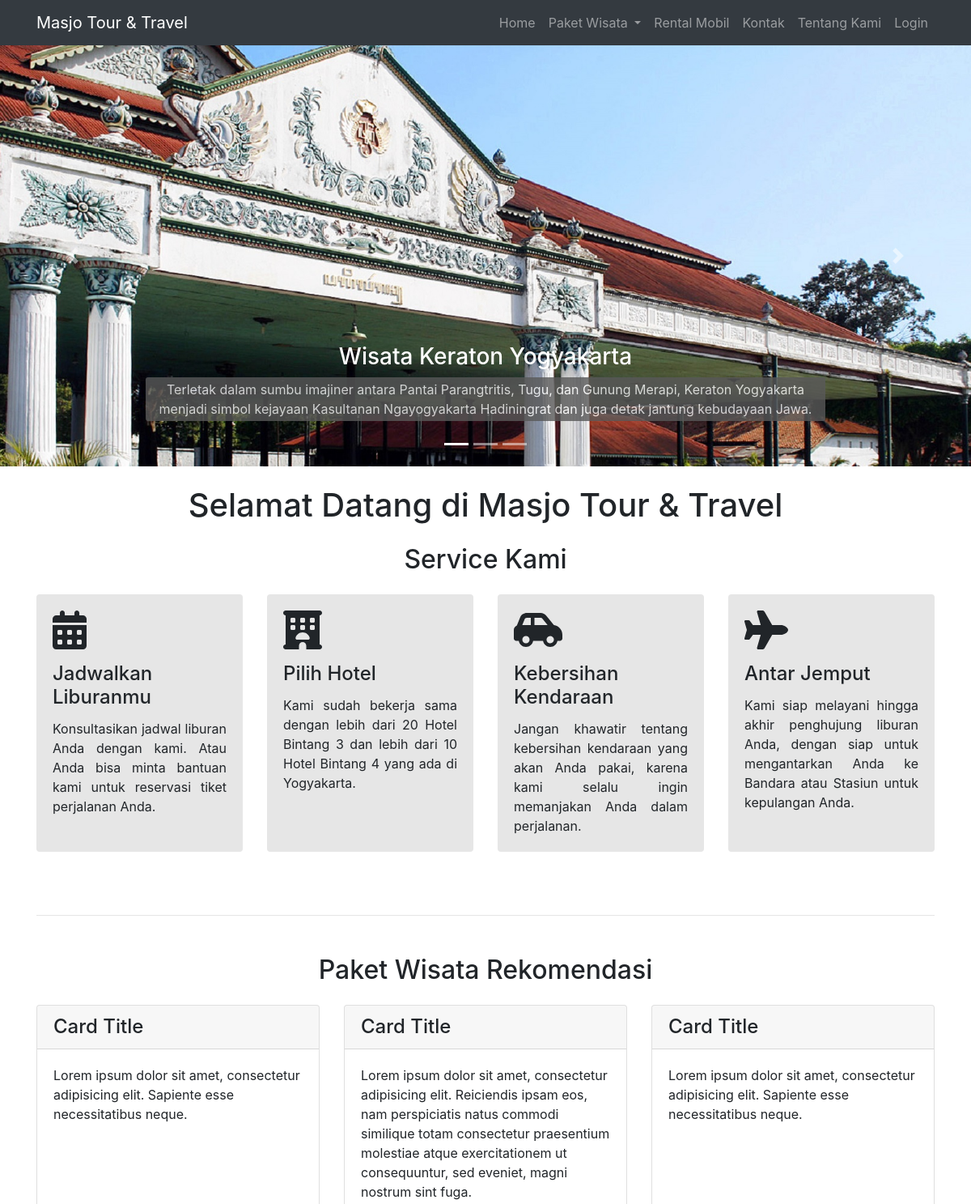
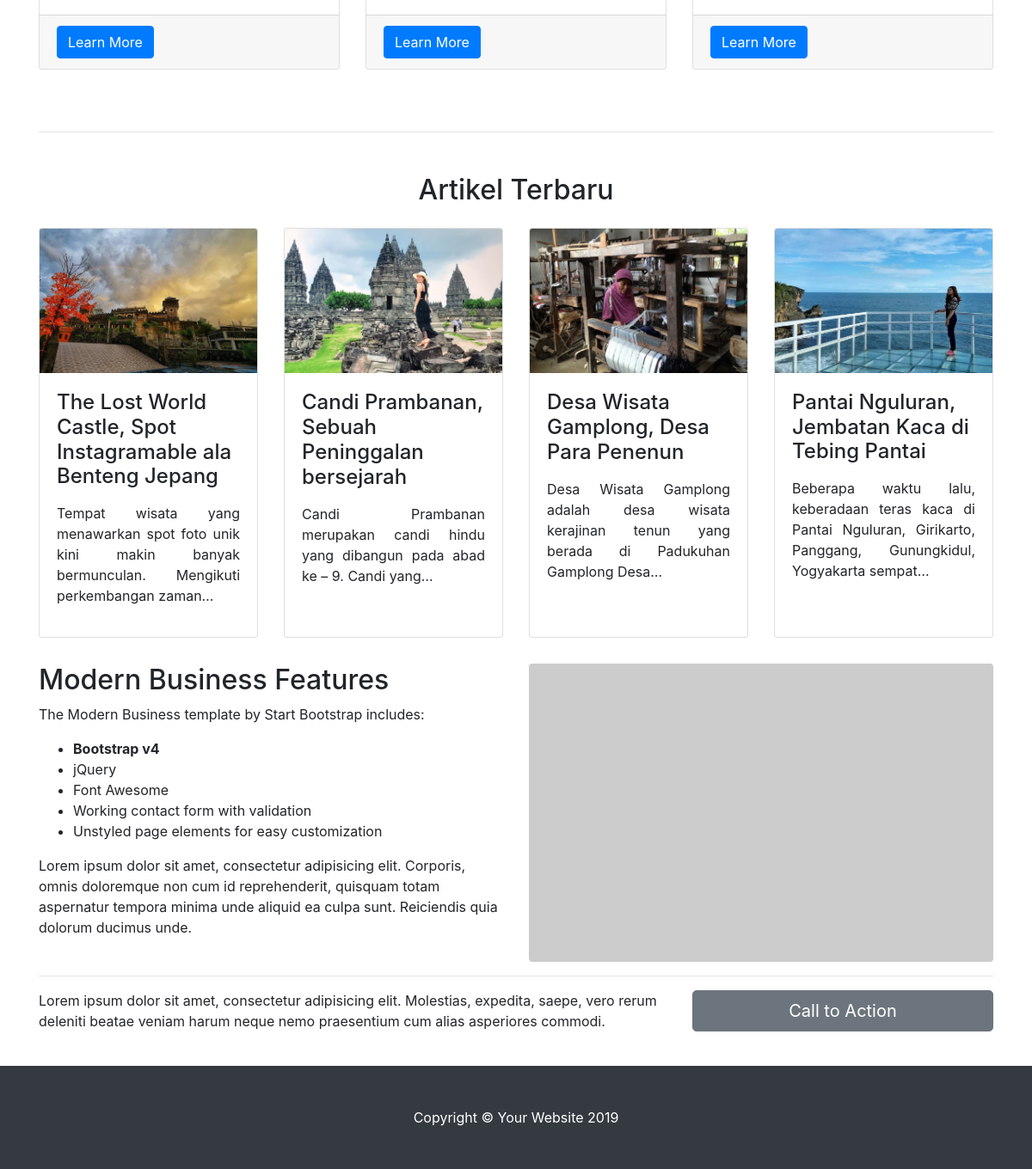
The page /index.php/customer/dashboard on the database its author committed (2 pictures, top to bottom).
### tables this page shows
CREATE TABLE `tb_berita` (
  `id_berita` int(11) NOT NULL,
  `judul_berita` varchar(120) NOT NULL,
  `foto` varchar(120) DEFAULT NULL,
  `foto2` varchar(120) DEFAULT NULL,
  `isi_berita` longtext NOT NULL,
  `isi_berita2` longtext DEFAULT NULL,
  `tgl_posting` date NOT NULL DEFAULT current_timestamp()
);

### application/controllers/customer/dashboard.php (called while the page is built)
<?php
    class Dashboard extends CI_Controller{
        public function index()
        {
            $config['total_rows'] 	= $this->db->count_all('tb_berita');
			$config['per_page']		= 4;
            $data['berita'] = $this->berita_model->tampil_data_limit('tb_berita', $config['per_page'])->result();
            $data['profil'] = $this->db->get_where('tb_user', ['email' => $this->session->userdata('email')])->row_array();
            $this->load->view('templates_cust/header');
            $this->load->view('templates_cust/sidebar', $data);
            $this->load->view('customer/dashboard', $data);
            $this->load->view('templates_cust/footer');
        }
    }
?>

### index.php (called while the page is built, shortened)
<?php
require_once BASEPATH.'core/CodeIgniter.php';

### application/config/config.php (called while the page is built, shortened)
<?php
$config['base_url'] = 'http://localhost/masjo_tnt/';
$config['index_page'] = 'index.php';
$config['uri_protocol']	= 'REQUEST_URI';
$config['url_suffix'] = '';
$config['language']	= 'english';
$config['charset'] = 'UTF-8';
$config['enable_hooks'] = FALSE;
$config['subclass_prefix'] = 'MY_';
$config['composer_autoload'] = FALSE;
$config['permitted_uri_chars'] = 'a-z 0-9~%.:_\-';
$config['enable_query_strings'] = FALSE;
$config['controller_trigger'] = 'c';
$config['function_trigger'] = 'm';
$config['directory_trigger'] = 'd';
$config['allow_get_array'] = TRUE;
$config['log_threshold'] = 0;
$config['log_path'] = '';
$config['log_file_extension'] = '';
$config['log_file_permissions'] = 0644;
$config['log_date_format'] = 'Y-m-d H:i:s';
$config['error_views_path'] = '';
$config['cache_path'] = '';
$config['cache_query_string'] = FALSE;
$config['encryption_key'] = '';
$config['sess_driver'] = 'files';
$config['sess_cookie_name'] = 'ci_session';
$config['sess_expiration'] = 7200;
$config['sess_save_path'] = NULL;
$config['sess_match_ip'] = FALSE;
$config['sess_time_to_update'] = 300;
$config['sess_regenerate_destroy'] = FALSE;
$config['cookie_prefix']	= '';
$config['cookie_domain']	= '';
$config['cookie_path']		= '/';
$config['cookie_secure']	= FALSE;
$config['cookie_httponly'] 	= FALSE;
$config['standardize_newlines'] = FALSE;
$config['global_xss_filtering'] = FALSE;
$config['csrf_protection'] = FALSE;
$config['csrf_token_name'] = 'csrf_test_name';
$config['csrf_cookie_name'] = 'csrf_cookie_name';
$config['csrf_expire'] = 7200;
$config['csrf_regenerate'] = TRUE;
$config['csrf_exclude_uris'] = array();
$config['compress_output'] = FALSE;
$config['time_reference'] = 'local';
$config['rewrite_short_tags'] = FALSE;
$config['proxy_ips'] = '';

### application/models/berita_model.php (called while the page is built, shortened)
<?php
	class Berita_model extends CI_Model{
		public function tampil_data_limit($table, $limit)
		{
			$this->db->order_by('id_berita','DESC');
			return $this->db->get($table, $limit);
		}
	}
 ?>

### application/views/customer/dashboard.php (the view, shortened to what this page needs)
<header>
    <div id="carouselExampleIndicators" class="carousel slide" data-ride="carousel">
      <ol class="carousel-indicators">
        <li data-target="#carouselExampleIndicators" data-slide-to="0" class="active"></li>
        <li data-target="#carouselExampleIndicators" data-slide-to="1"></li>
        <li data-target="#carouselExampleIndicators" data-slide-to="2"></li>
      </ol>
      <div class="carousel-inner" role="listbox">
        <div class="carousel-item active" style="background-image: url('<?php echo base_url() ?>/assets/assets_cust/img/base/slide1.jpg')">
          <div class="carousel-caption d-none d-md-block">
            <h3>Wisata Keraton Yogyakarta</h3>
            <p class="opacity">Terletak dalam sumbu imajiner antara Pantai Parangtritis, Tugu, dan Gunung Merapi, Keraton Yogyakarta menjadi simbol kejayaan Kasultanan Ngayogyakarta Hadiningrat dan juga detak jantung kebudayaan Jawa.</p>
          </div>
        </div>
      </div>
      <a class="carousel-control-prev" href="#carouselExampleIndicators" role="button" data-slide="prev">
        <span class="carousel-control-prev-icon" aria-hidden="true"></span>
      </a>
      <a class="carousel-control-next" href="#carouselExampleIndicators" role="button" data-slide="next">
        <span class="carousel-control-next-icon" aria-hidden="true"></span>
      </a>
    </div>
  </header>
  <div class="container">
    <h1 class="my-4 text-center">Selamat Datang di Masjo Tour & Travel</h1>
    <h2 class="mb-4 text-center">Service Kami</h2>
    <div class="row">
      <div class="col-lg-3 col-sm-6 portfolio-item">
        <div class="card h-100" style="background-color: #e6e6e6; border-style: none;">
          <div class="card-body">
            <i class="fas fa-calendar-alt fa-3x mb-3"></i>
            <h4 class="card-title">
                Jadwalkan Liburanmu
            </h4>
            <p class="card-text" align="justify">Konsultasikan jadwal liburan Anda dengan kami. Atau Anda bisa minta bantuan kami untuk reservasi tiket perjalanan Anda.</p>
          </div>
        </div>
      </div>
      <div class="col-lg-3 col-sm-6 portfolio-item">
        <div class="card h-100" style="background-color: #e6e6e6; border-style: none;">
          <div class="card-body">
            <i class="fas fa-hotel fa-3x mb-3"></i>
            <h4 class="card-title">
                Pilih Hotel
            </h4>
            <p class="card-text" align="justify">Kami sudah bekerja sama dengan lebih dari 20 Hotel Bintang 3 dan lebih dari 10 Hotel Bintang 4 yang ada di Yogyakarta.</p>
          </div>
        </div>
      </div>
      <div class="col-lg-3 col-sm-6 portfolio-item">
        <div class="card h-100" style="background-color: #e6e6e6; border-style: none;">
          <div class="card-body">
            <i class="fas fa-car-side fa-3x mb-3"></i>
            <h4 class="card-title">
                Kebersihan Kendaraan
            </h4>
            <p class="card-text" align="justify">Jangan khawatir tentang kebersihan kendaraan yang akan Anda pakai, karena kami selalu ingin memanjakan Anda dalam perjalanan.</p>
          </div>
        </div>
      </div>
      <div class="col-lg-3 col-sm-6 portfolio-item">
        <div class="card h-100" style="background-color: #e6e6e6; border-style: none;">
          <div class="card-body">
            <i class="fas fa-plane fa-3x mb-3"></i>
            <h4 class="card-title">
                Antar Jemput
            </h4>
            <p class="card-text" align="justify">Kami siap melayani hingga akhir penghujung liburan Anda, dengan siap untuk mengantarkan Anda ke Bandara atau Stasiun untuk kepulangan Anda.</p>
          </div>
        </div>
      </div>
    </div>
    <hr class="mt-5 mb-5">
    <h2 class="mb-4 text-center">Paket Wisata Rekomendasi</h2>
    <div class="row">
      <div class="col-lg-4 mb-4">
        <div class="card h-100">
          <h4 class="card-header">Card Title</h4>
          <div class="card-body">
            <p class="card-text">Lorem ipsum dolor sit amet, consectetur adipisicing elit. Sapiente esse necessitatibus neque.</p>
          </div>
          <div class="card-footer">
            <a href="#" class="btn btn-primary">Learn More</a>
          </div>
        </div>
      </div>
      <div class="col-lg-4 mb-4">
        <div class="card h-100">
          <h4 class="card-header">Card Title</h4>
          <div class="card-body">
            <p class="card-text">Lorem ipsum dolor sit amet, consectetur adipisicing elit. Reiciendis ipsam eos, nam perspiciatis natus commodi similique totam consectetur praesentium molestiae atque exercitationem ut consequuntur, sed eveniet, magni nostrum sint fuga.</p>
          </div>
          <div class="card-footer">
            <a href="#" class="btn btn-primary">Learn More</a>
          </div>
        </div>
      </div>
      <div class="col-lg-4 mb-4">
        <div class="card h-100">
          <h4 class="card-header">Card Title</h4>
          <div class="card-body">
            <p class="card-text">Lorem ipsum dolor sit amet, consectetur adipisicing elit. Sapiente esse necessitatibus neque.</p>
          </div>
          <div class="card-footer">
            <a href="#" class="btn btn-primary">Learn More</a>
          </div>
        </div>
      </div>
    </div>
    <hr class="mt-5 mb-5">
    <h2 class="mb-4 text-center">Artikel Terbaru</h2>
    <div class="row">
      <?php foreach ($berita as $brt) : ?>
      <div class="col-lg-3 col-sm-6 portfolio-item">
        <div class="card h-100">
          <a href="#"><img class="card-img-top" src="<?php echo base_url().'/assets/assets_cust/img/uploads/'.$brt->foto ?>" alt=""></a>
          <div class="card-body">
            <h4 class="card-title">
              <?php echo $brt->judul_berita ?>
            </h4>
            <p class="card-text" align="justify"><?php echo word_limiter($brt->isi_berita, 15) ?></p>
          </div>
        </div>
      </div>
      <?php endforeach; ?>
    </div>
    <div class="row">
      <div class="col-lg-6">
        <h2>Modern Business Features</h2>
        <p>The Modern Business template by Start Bootstrap includes:</p>
        <ul>
          <li>
            <strong>Bootstrap v4</strong>
          </li>
          <li>jQuery</li>
          <li>Font Awesome</li>
          <li>Working contact form with validation</li>
          <li>Unstyled page elements for easy customization</li>
        </ul>
        <p>Lorem ipsum dolor sit amet, consectetur adipisicing elit. Corporis, omnis doloremque non cum id reprehenderit, quisquam totam aspernatur tempora minima unde aliquid ea culpa sunt. Reiciendis quia dolorum ducimus unde.</p>
      </div>
      <div class="col-lg-6">
        <img class="img-fluid rounded" src="http://placehold.it/700x450" alt="">
      </div>
    </div>
    <hr>
    <div class="row mb-4">
      <div class="col-md-8">
        <p>Lorem ipsum dolor sit amet, consectetur adipisicing elit. Molestias, expedita, saepe, vero rerum deleniti beatae veniam harum neque nemo praesentium cum alias asperiores commodi.</p>
      </div>
      <div class="col-md-4">
        <a class="btn btn-lg btn-secondary btn-block" href="#">Call to Action</a>
      </div>
    </div>
  </div>

### assets/assets_cust/css/modern-business.css (style rules this page uses)
body { padding-top: 56px; }
.carousel-item { height: 65vh; min-height: 300px; background: no-repeat center center scroll; -webkit-background-size: cover; -moz-background-size: cover; -o-background-size: cover; background-size: cover; }
.portfolio-item { margin-bottom: 30px; }

### application/views/customer/dashboard.php (style rules this page uses)
.opacity { background-color: #595959; border-radius: 3px; color: #ffffff; opacity: 0.8; padding: 3px; }

### rows shown on the page
tb_berita: foto (picture), judul_berita "The Lost World Castle, Spot Instagramable ala Benteng Jepang", isi_berita "Tempat wisata yang menawarkan spot foto unik kini makin banyak bermunculan. Mengikuti perkembangan zaman…"
tb_berita: foto (picture), judul_berita "Candi Prambanan, Sebuah Peninggalan bersejarah", isi_berita "Candi Prambanan merupakan candi hindu yang dibangun pada abad ke – 9. Candi yang…"
tb_berita: foto (picture), judul_berita "Desa Wisata Gamplong, Desa Para Penenun", isi_berita "Desa Wisata Gamplong adalah desa wisata kerajinan tenun yang berada di Padukuhan Gamplong Desa…"
tb_berita: foto (picture), judul_berita "Pantai Nguluran, Jembatan Kaca di Tebing Pantai", isi_berita "Beberapa waktu lalu, keberadaan teras kaca di Pantai Nguluran, Girikarto, Panggang, Gunungkidul, Yogyakarta sempat…"
